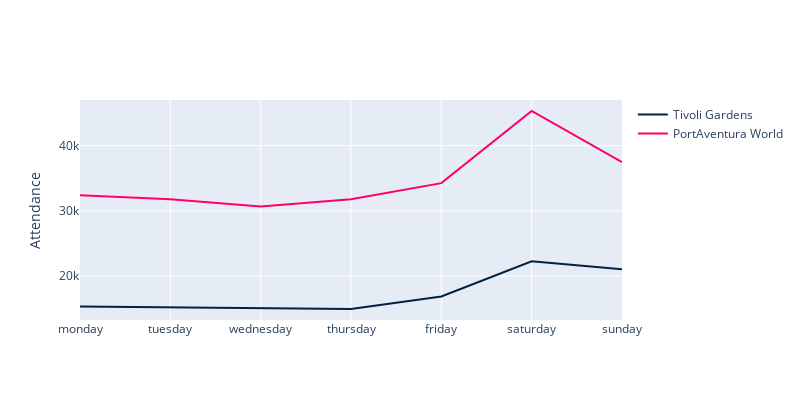

The notebook cell saved with this chart:
### Code cell
to_plot_day_1 = to_plot_day[to_plot_day.FACILITY_NAME=="Tivoli Gardens"]
to_plot_day_2 = to_plot_day[to_plot_day.FACILITY_NAME=="PortAventura World"]

fig = go.Figure()
fig.add_trace(go.Scatter(x=to_plot_day_1.day, y=to_plot_day_1.attendance, mode="lines", name="Tivoli Gardens", line=dict(color='#002244')))
fig.add_trace(go.Scatter(x=to_plot_day_2.day, y=to_plot_day_2.attendance, mode="lines", name="PortAventura World", line=dict(color='#ff0066')))
fig.update_layout(yaxis_title='Attendance', width=800, height=400)
fig.show()

### Figure 1 — Plotly figure (JSON) as saved in the notebook; plotly's stock layout.template omitted (floating-point values rounded to 4 significant figures)
{"data": [{"line": {"color": "#002244"}, "mode": "lines", "name": "Tivoli Gardens", "type": "scatter", "x": ["monday", "tuesday", "wednesday", "thursday", "friday", "saturday", "sunday"], "y": [15320.0, 15230.0, 15120.0, 14960.0, 16870.0, 22280.0, 21050.0]}, {"line": {"color": "#ff0066"}, "mode": "lines", "name": "PortAventura World", "type": "scatter", "x": ["monday", "tuesday", "wednesday", "thursday", "friday", "saturday", "sunday"], "y": [32380.0, 31790.0, 30670.0, 31770.0, 34250.0, 45310.0, 37490.0]}], "layout": {"height": 400, "width": 800, "yaxis": {"title": {"text": "Attendance"}}}}
